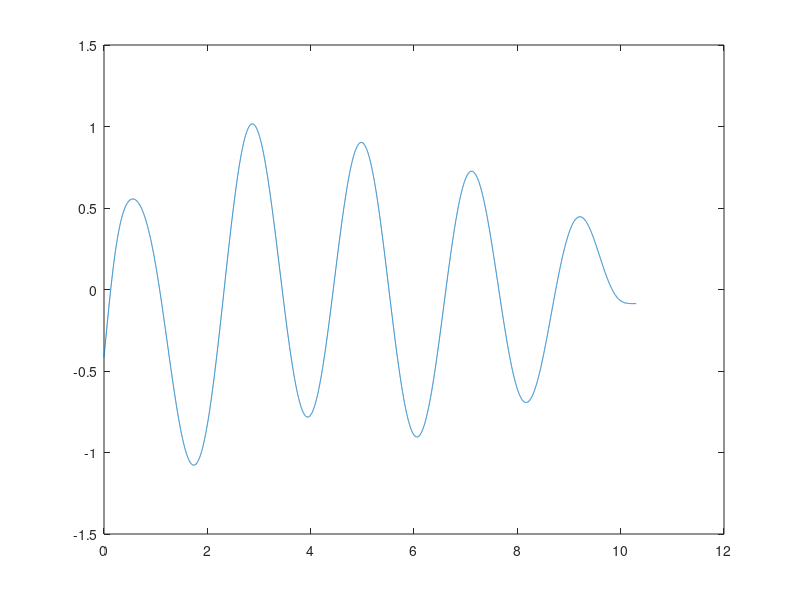
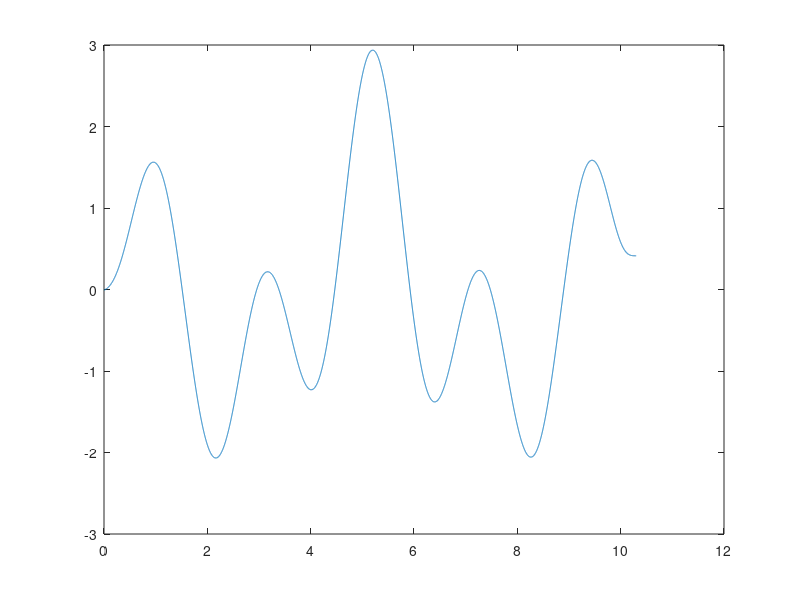
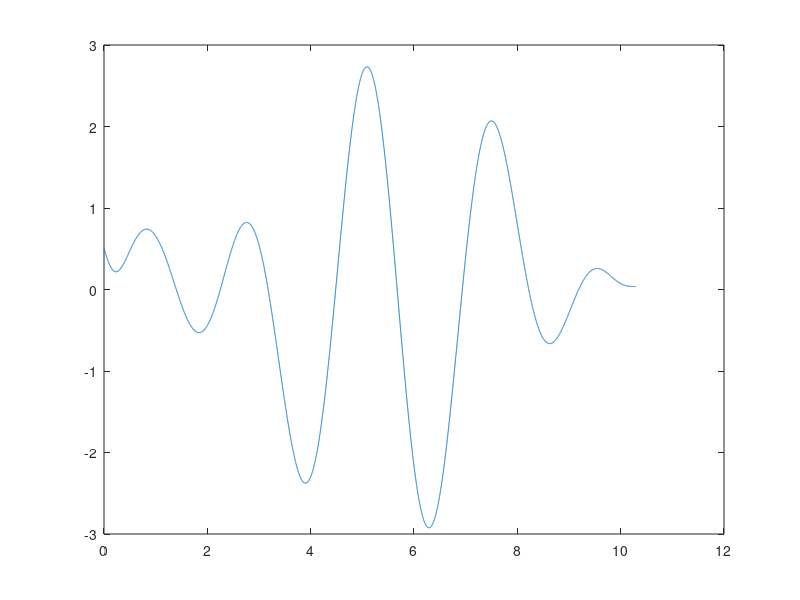
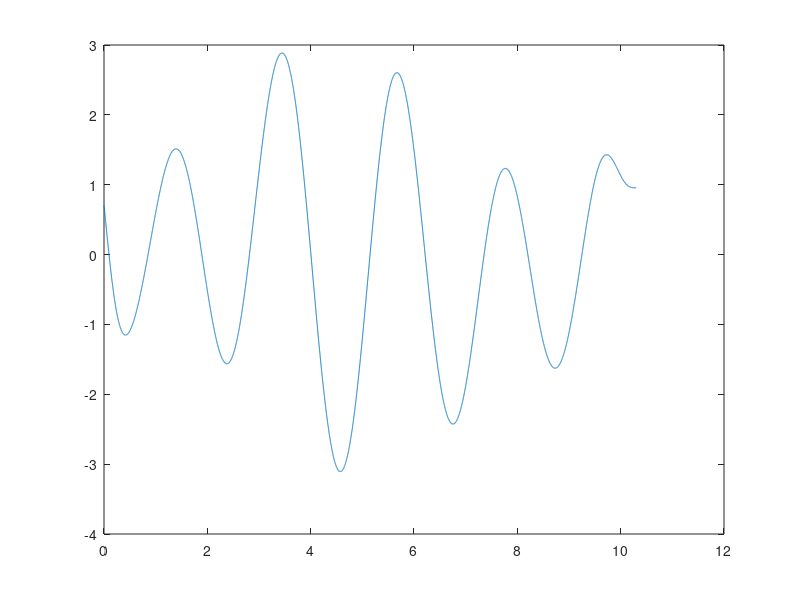

MATLAB code for these plots, in order:
load A1
q=A1(:,8:14);
[num,den]=size(A1);
temp=0.001;
for t=2:num
    dq(t,:)=(q(t,:)-q(t-1,:))/temp;
end
dq(1,:)=dq(2,:);
for t=2:num
    ddq(t,:)=(dq(t,:)-dq(t-1,:))/temp;
end
ddq(1,:)=ddq(2,:);
t=0:0.001:(num-1)/1000;
fn=1000;%采样频率
ap=1;%通带最大衰减
as=50;%阻带最大衰减

wp=1;%通带截止频率
ws=10; %阻带截止频率

wpp=wp/(fn/2);
wss=ws/(fn/2); %归一化;
[n wn]=buttord(wpp,wss,ap,as) ;%计算阶数截止频率
[b a]=butter(n,wn);%计算N阶巴特沃斯数字滤波器系统函数分子、分母多项式的系数向量b、a。
for i=1:7
    qq(:,i)=filtfilt(b,a,q(:,i));
    dqq(:,i)=filtfilt(b,a,dq(:,i));
    ddqq(:,i)=filtfilt(b,a,ddq(:,i));
end
t=0:0.001:(num-1)/1000;
for i=1:7
    figure(i);
    plot(t,ddqq(:,i));
end
